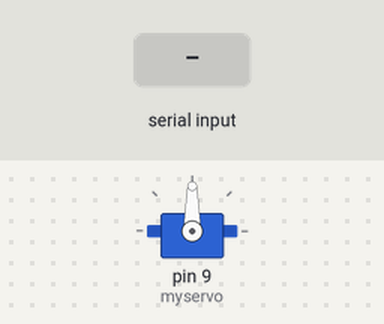
Recording of a sketch running on a simulated Arduino Uno, built with avr-gcc and run on an emulated ATmega328P. Shown: servo. Inputs (shaded band) come from the test bench.

Above: at 1.2 s.
1.3 s: "B" received over Serial
At 2.3 s:
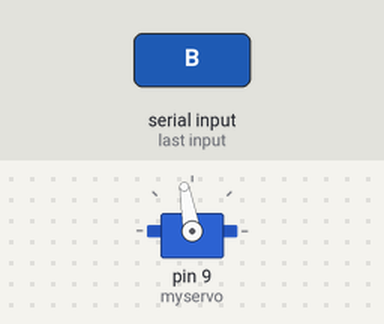
2.8 s: "A" received over Serial
At 3.4 s:
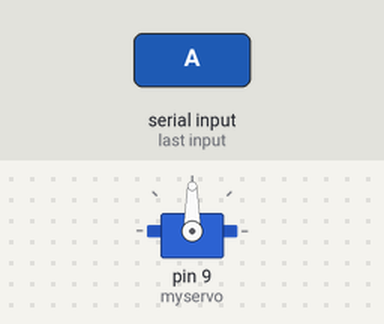
4.3 s: "b" received over Serial
At 5.7 s:
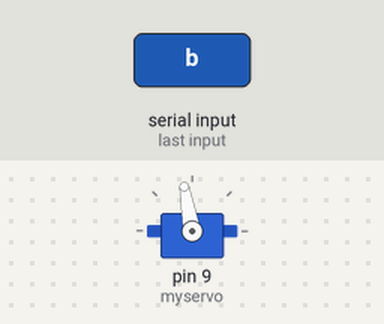
Timing chart, 0 to 7.3 s (numbered marks = the images above; inputs shaded):
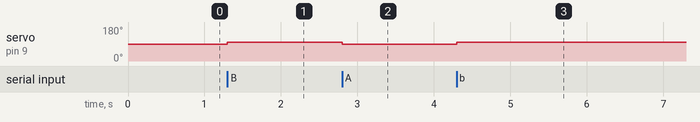

Measured:
- after the input at 1.3 s, servo on pin 9 (myservo): 90° → 100° at once
- after the input at 2.8 s, servo on pin 9 (myservo): 100° → 90° at once
- after the input at 4.3 s, servo on pin 9 (myservo): 90° → 100° at once

The sketch:

ServoMotor.ino
```cpp
#include <Servo.h>

Servo myservo;
int pos = 90;
int max_pos = 180;
int min_pos = 0;
char key;

void setup()
{
  Serial.begin(9600);
  myservo.attach(9);
}

void loop()
{
  if (Serial.available() > 0) {
    key = Serial.read();
    if ((key == 'B' || key == 'b') && pos < max_pos) {
      pos = pos + 10;
    } else pos = pos;
    if ((key == 'A' || key == 'a') && pos > min_pos) {
      pos = pos - 10;
    } else pos = pos;
  }
  myservo.write(pos);
  //  Serial.println(pos);
}
```
